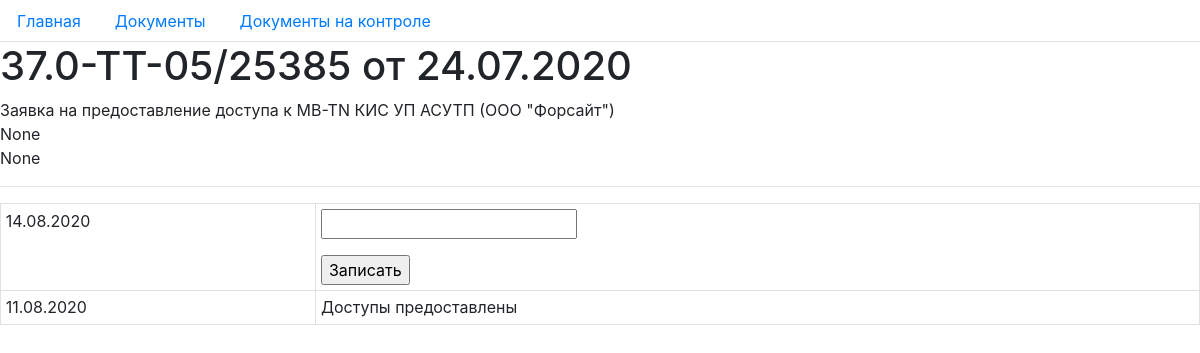
The page /document/document/2/ on the database its author committed.
### document/models.py (models this page shows, shortened)
class Document(models.Model):
    sed_number = models.CharField(max_length=40, verbose_name="Номер СЭД")
    out_number = models.CharField(max_length=40, verbose_name="Внешний номер", blank=True)
    name = models.CharField(max_length=200, verbose_name="Название")
    reg_date = models.DateField(verbose_name="Дата регистрации", blank=True)
    project = models.ForeignKey(Project, verbose_name="Проект", blank=True, on_delete=models.PROTECT, null=True)
    status = models.ForeignKey(DocumentStatus, verbose_name="Состояние документа", blank=True, on_delete=models.PROTECT, null=True)
    control = models.BooleanField(verbose_name="На контроле", default=True)
    class Meta:
        verbose_name = "Документ"
        verbose_name_plural = "Документы"
        ordering = ['-reg_date', 'name', 'sed_number']

class DocumentComment(models.Model):
    comment = models.CharField(max_length=100, verbose_name="Комментарий")
    date = models.DateTimeField(verbose_name="Дата комментария", auto_now=True)
    document = models.ForeignKey(Document, verbose_name="Документ", on_delete=models.PROTECT)
    class Meta:
        verbose_name = "Комментарий"
        verbose_name_plural = "Комментарии"
        ordering = ["-date"]

### document/views.py (the view)
# urls.py: path("document/<int:pk>/", views.document, name="document"),
def document(request, pk):
    document = Document.objects.get(pk=pk)
    if request.method == "POST":
        form = CommentForm(request.POST)
        if form.is_valid():
            new_comment = form.save(commit=False)
            new_comment.document = document
            new_comment.save()
    context = {
        "title": document.sed_number,
        "document": document,
        "form": CommentForm(instance=document),
        "today": timezone.localdate(),
    }
    return render(request, "document/document.html", context)

### document/forms.py
class CommentForm(ModelForm):
    class Meta:
        model = DocumentComment
        fields = ['comment']
        labels = {'comment': ""}

### document/templates/document/document.html (shortened to what this page needs)
{% extends "base.html" %}
{% block content %}
<h1>{{ title }}
    от {{ document.reg_date|date:"d.m.Y"}}
</h1>
<div>{{ document.name }}</div>
<div>{{ document.status }}</div>
<div>{{ document.project }}</div>
<hr />
<table class="table table-hover table-bordered table-sm">
    <tr><td>{{ today|date:"d.m.Y" }}</td>
    <td>
        <form method="post">
            {{ form.as_p }}
            <input type="submit" value="Записать" />
        </form>
    </td>
    </tr>
    {% for comment in document.documentcomment_set.all %}
    <tr>
        <td>{{ comment.date|date:"d.m.Y" }}</td>
        <td>{{ comment.comment }}</td>
    </tr>
    {% endfor %}
</table>
{% endblock %}

### rows shown on the page
Document: sed_number "37.0-TT-05/25385", reg_date "24.07.2020", name "Заявка на предоставление доступа к MB-TN КИС УП АСУТП (ООО \"Форсайт\")", status "None", project "None"
DocumentComment: date "11.08.2020", comment "Доступы предоставлены"

### other values the page prints
{{ today|date:"d.m.Y" }} "14.08.2020"
